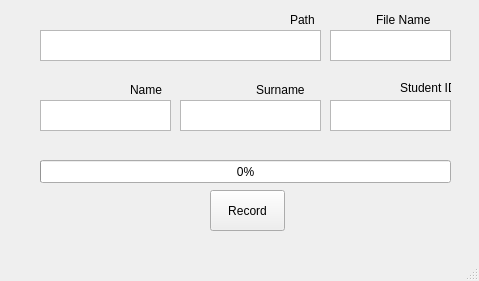
<?xml version="1.0" encoding="UTF-8"?>
<ui version="4.0">
 <class>MainWindow</class>
 <widget class="QMainWindow" name="MainWindow">
  <property name="geometry">
   <rect>
    <x>0</x>
    <y>0</y>
    <width>479</width>
    <height>281</height>
   </rect>
  </property>
  <property name="windowTitle">
   <string>MainWindow</string>
  </property>
  <widget class="QWidget" name="centralwidget">
   <widget class="QTextEdit" name="pathEditor">
    <property name="geometry">
     <rect>
      <x>40</x>
      <y>30</y>
      <width>281</width>
      <height>31</height>
     </rect>
    </property>
   </widget>
   <widget class="QTextEdit" name="nameInput">
    <property name="geometry">
     <rect>
      <x>40</x>
      <y>100</y>
      <width>131</width>
      <height>31</height>
     </rect>
    </property>
   </widget>
   <widget class="QTextEdit" name="surName">
    <property name="geometry">
     <rect>
      <x>180</x>
      <y>100</y>
      <width>141</width>
      <height>31</height>
     </rect>
    </property>
   </widget>
   <widget class="QTextEdit" name="studentID">
    <property name="geometry">
     <rect>
      <x>330</x>
      <y>100</y>
      <width>121</width>
      <height>31</height>
     </rect>
    </property>
   </widget>
   <widget class="QProgressBar" name="progressBar">
    <property name="geometry">
     <rect>
      <x>40</x>
      <y>160</y>
      <width>411</width>
      <height>23</height>
     </rect>
    </property>
    <property name="locale">
     <locale language="English" country="UnitedStates"/>
    </property>
    <property name="value">
     <number>0</number>
    </property>
   </widget>
   <widget class="QPushButton" name="recordButton">
    <property name="geometry">
     <rect>
      <x>210</x>
      <y>190</y>
      <width>75</width>
      <height>41</height>
     </rect>
    </property>
    <property name="text">
     <string>Record</string>
    </property>
   </widget>
   <widget class="QTextEdit" name="fileName">
    <property name="geometry">
     <rect>
      <x>330</x>
      <y>30</y>
      <width>121</width>
      <height>31</height>
     </rect>
    </property>
   </widget>
   <widget class="QLabel" name="label">
    <property name="geometry">
     <rect>
      <x>290</x>
      <y>10</y>
      <width>31</width>
      <height>20</height>
     </rect>
    </property>
    <property name="text">
     <string>Path</string>
    </property>
   </widget>
   <widget class="QLabel" name="label_3">
    <property name="geometry">
     <rect>
      <x>256</x>
      <y>80</y>
      <width>61</width>
      <height>20</height>
     </rect>
    </property>
    <property name="text">
     <string>Surname</string>
    </property>
   </widget>
   <widget class="QLabel" name="label_4">
    <property name="geometry">
     <rect>
      <x>130</x>
      <y>80</y>
      <width>41</width>
      <height>20</height>
     </rect>
    </property>
    <property name="text">
     <string>Name</string>
    </property>
   </widget>
   <widget class="QLabel" name="label_5">
    <property name="geometry">
     <rect>
      <x>400</x>
      <y>80</y>
      <width>51</width>
      <height>16</height>
     </rect>
    </property>
    <property name="text">
     <string>Student ID</string>
    </property>
   </widget>
   <widget class="QLabel" name="label_2">
    <property name="geometry">
     <rect>
      <x>376</x>
      <y>10</y>
      <width>71</width>
      <height>20</height>
     </rect>
    </property>
    <property name="text">
     <string>File Name</string>
    </property>
   </widget>
  </widget>
  <widget class="QMenuBar" name="menubar">
   <property name="geometry">
    <rect>
     <x>0</x>
     <y>0</y>
     <width>479</width>
     <height>23</height>
    </rect>
   </property>
  </widget>
  <widget class="QStatusBar" name="statusbar"/>
 </widget>
 <resources/>
 <connections/>
</ui>
